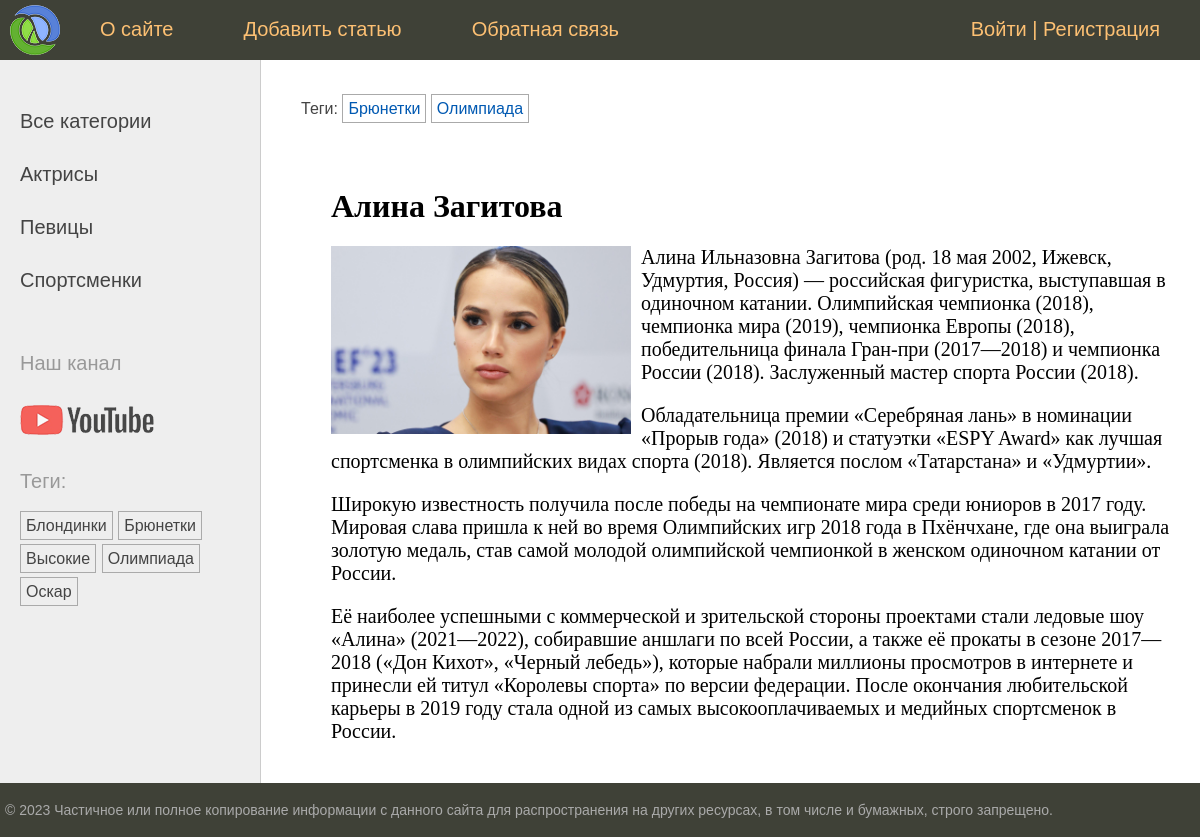
/post/alina-zagitova/, run on the app's committed database.
### women/models.py (models this page shows, shortened)
class Category(models.Model):
    name = models.CharField(max_length=100, db_index=True, verbose_name='Категория')
    slug = models.SlugField(max_length=255, unique=True, db_index=True)
    class Meta:
        verbose_name = 'Категория'
        verbose_name_plural = 'Категории'
    def get_absolute_url(self):
        return reverse('category', kwargs={'cat_slug': self.slug})

class TagPost(models.Model):
    tag = models.CharField(max_length=100, db_index=True)
    slug = models.SlugField(max_length=255, unique=True, db_index=True)
    def get_absolute_url(self):
        return reverse('tag', kwargs={'tag_slug': self.slug})

class Women(models.Model):
    class Meta:
        verbose_name = 'Известные женщины'
        verbose_name_plural = 'Известные женщины'
        ordering = ['-time_create']
        indexes = [
            models.Index(fields=['-time_create'])
        ]
    class Status(models.IntegerChoices):
        DRAFT = 0, 'Черновик'
        PUBLISHED = 1, 'Опубликовано'
    title = models.CharField(max_length=255, verbose_name='Заголовок')
    slug = models.SlugField(max_length=255, unique=True, db_index=True, verbose_name='Slug',
                            validators=[
                                MinLengthValidator(5, message='Минимум 5 символов'),
                                MaxLengthValidator(100, message='Максимум 100 символов')
                            ]
                            )
    photo = models.ImageField(upload_to='photos/%Y/%m/%d/', default=None, blank=True, null=True, verbose_name='Фото')
    content = models.TextField(blank=True, verbose_name='Текст статьи')
    time_create = models.DateTimeField(auto_now_add=True, verbose_name='Время создания')
    time_update = models.DateTimeField(auto_now=True, verbose_name='Время изменения')
    is_published = models.IntegerField(choices=Status.choices,
                                       default=Status.DRAFT, verbose_name='Статус')
    cat = models.ForeignKey('Category', on_delete=models.PROTECT, related_name='posts', verbose_name='Категории')
    tags = models.ManyToManyField('TagPost', blank=True, related_name='tags', verbose_name='Теги')
    husband = models.OneToOneField('Husband', on_delete=models.SET_NULL, null=True,
                                   blank=True, related_name='wuman', verbose_name='Муж')
    objects = models.Manager()
    published = PublishedManager()

### women/views.py (the view)
# urls.py: path('post/<slug:post_slug>/', views.ShowPost.as_view(), name='post'),
class ShowPost(DataMixin, DetailView):
    template_name = 'women/post.html'
    slug_url_kwarg = 'post_slug'
    context_object_name = 'post'
    def get_object(self, queryset=None):
        return get_object_or_404(Women.published, slug=self.kwargs[self.slug_url_kwarg])
    def get_context_data(self, **kwargs):
        context = super().get_context_data(**kwargs)
        return self.get_mixin_context(context, title=context['post'].title)

### users/context_processors.py (called while the page is built)
def get_women_context(request):
    return {'mainmenu': menu}

### women/models.py (called while the page is built)
    def get_queryset(self):
        return super().get_queryset().filter(is_published=Women.Status.PUBLISHED)

### women/templatetags/women_tags.py (called while the page is built)
@register.inclusion_tag('women/list_categories.html')
def show_categories(cat_selected=0):
    cats = Category.objects.annotate(total=Count('posts')).filter(total__gt=0)
    return {'cats': cats, 'cat_selected': cat_selected}

@register.inclusion_tag('women/list_tags.html')
def show_all_tags():
    return {'tags': TagPost.objects.annotate(total=Count('tags')).filter(total__gt=0)}

### women/utils.py (called while the page is built)
    def get_mixin_context(self, context, **kwargs):
        context['cat_selected'] = None
        context.update(kwargs)
        return context

### women/templates/women/post.html
{% extends 'base.html' %}
{% block breadcrumbs %}
{% with post.tags.all as tags %}
{% if tags %}
<ul class="tags-list">
    <li>Теги:</li>
    {% for t in tags %}
    <li><a href="{{t.get_absolute_url}}">{{t.tag}}</a></li>
    {% endfor %}
</ul>
{% endif %}
{% endwith %}
{% endblock %}
{% block content %}
<h1>{{post.title}}</h1>
{% if post.photo %}
<p ><img class="img-article-left" src="{{post.photo.url}}"></p>
{% endif %}
{{post.content|linebreaks}}
{% endblock %}

### women/templates/women/list_categories.html
{% for cat in cats %}
{% if cat.id == cat_selected %}
<li class="selected">{{cat.name}}</li>
{% else %}
<li><a href="{{ cat.get_absolute_url }}">{{cat.name}}</a></li>
{% endif %}
{% endfor %}

### women/templates/women/list_tags.html
{% if tags %}
    Теги:</p>
    <ul class="tags-list">
        {% for t in tags %}
        <li><a href="{{t.get_absolute_url}}">{{t.tag}}</a></li>
        {% endfor %}
    </ul>
{% endif %}

### women/static/women/css/styles.css (style rules this page uses)
html, body { font-family: 'Arial'; margin: 0; padding: 0; height: 100%; width: 100%; color: #444; }
a { color: #0059b2; text-decoration: none; }
img { max-width: 600px; height: auto; }
img.img-article-left { max-width: 300px; height: auto; float: left; padding: 0 10px 10px 0; }
.left-chapters ul { width: 230px; margin: 0; padding: 20px 10px 10px 20px; list-style: none; font-size: 20px; }
.left-chapters ul li { margin: 30px 0 0 0; color: #999; }
.left-chapters ul li a { color: #444; text-decoration: none; }
ul.tags-list { width: 100%; margin: 0; padding: 0; list-style: none; }
ul.tags-list li { margin: 0; padding: 0 0 10px; display: inline-block; }
ul.tags-list li a { padding: 5px; font-size: 16px; border: 1px solid #aaa; }
.content-text h1 { font-size: 32px; }

### data on the page
Category: name "Актрисы"
Category: name "Певицы"
Category: name "Спортсменки"
TagPost: tag "Блондинки"
TagPost: tag "Брюнетки"
TagPost: tag "Высокие"
TagPost: tag "Олимпиада"
TagPost: tag "Оскар"
Women: title "Алина Загитова", photo (picture), content "Алина Ильназовна Загитова (род. 18 мая 2002, Ижевск, Удмуртия, Россия) — российская фигуристка, выступавшая в одиночном катании. Олимпийская чемпионка (2018), чемпионка мира (2019), чемпионка Европы (2018), победительница финала Гран-при (2017—2018) и чемпионка России (2018). Заслуженный мастер спорта России (2018). Обладательница премии «Серебряная лань» в номинации «Прорыв года» (2018) и статуэтки «ESPY Award» как лучшая спортсменка в олимпийских видах спорта (2018). Является послом «Татарстана» и «Удмуртии». Широкую известность получила после победы на чемпионате мира среди юниоров в 2017 году. Мировая слава пришла к ней во время Олимпийских игр 2018 года в Пхёнчхане, где она выиграла…"

### other printed values
{{ m.title }} "О сайте" "Добавить статью" "Обратная связь"
